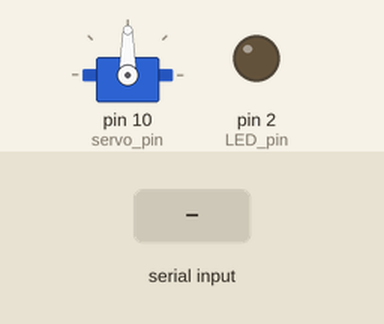
The sketch below on a simulated Arduino Uno, built with avr-gcc and run on an emulated ATmega328P. Parts: servo, output pins drawn as LEDs (lit = HIGH). The test bench sets the inputs (shaded band).

Above: at 1.2 s.
1.3 s: "90,45\n" received over Serial
At 2.0 s:
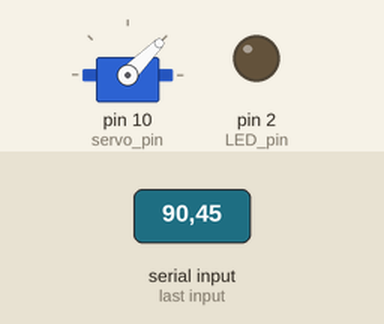
2.8 s: "30,150\n" received over Serial
At 3.1 s:
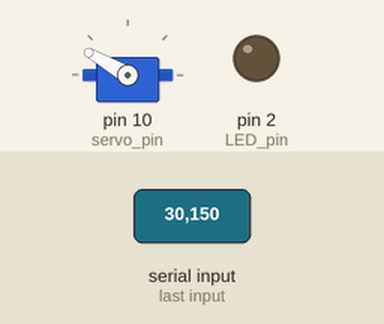
4.3 s: "5\n" received over Serial
At 5.3 s:
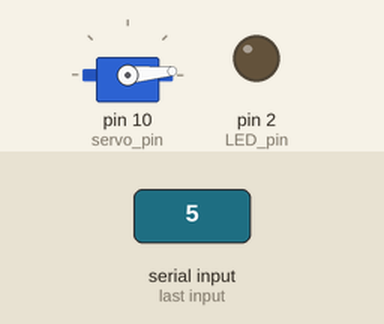
5.8 s: "200\n" received over Serial
At 6.5 s:
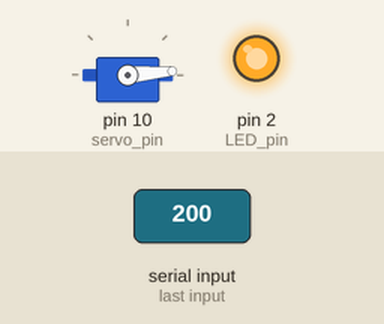
7.3 s: "90\n" received over Serial
At 7.6 s:
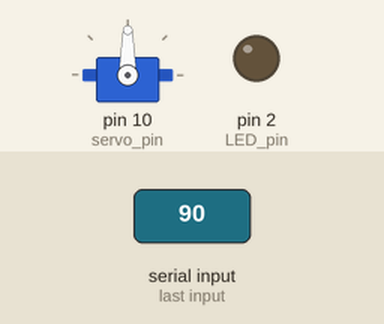
8.8 s: "200\n" received over Serial
At 10.0 s:
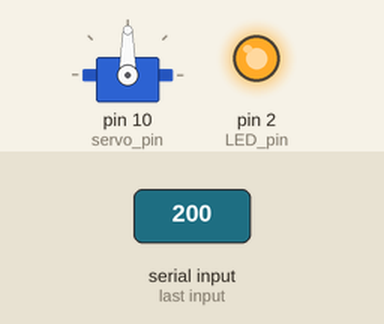
Timing chart, 0 to 11.3 s (numbered marks = the images above; inputs shaded):
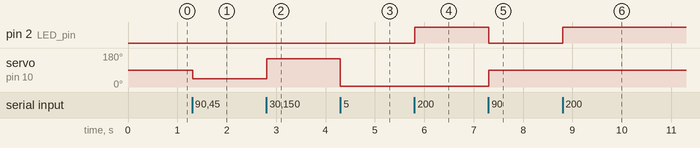

Measured:
- after the input at 1.3 s, servo on pin 10 (servo_pin): 90° → 45° at once
- after the input at 2.8 s, servo on pin 10 (servo_pin): 45° → 150° at once
- after the input at 4.3 s, servo on pin 10 (servo_pin): 150° → 5° at once
- after the input at 5.8 s, pin 2 (LED_pin): LOW → HIGH at once
- after the input at 7.3 s, pin 2 (LED_pin): HIGH → LOW at once; servo on pin 10 (servo_pin): 5° → 90° at once
- after the input at 8.8 s, pin 2 (LED_pin): LOW → HIGH at once

The sketch:

Servo_angle_keyboard_input.ino
```cpp
#include <Servo.h>
Servo SERVO;
//Sending Multiple Variables at Once
//Define LED pins
const int servo_pin = 10;
const int LED_pin = 2;
int current_angle = 90;
//Variables for RGB levels

void setup() {
  pinMode(LED_pin,OUTPUT);
  Serial.begin(9600);  //Serial Port at 9600 baud
  SERVO.attach(servo_pin);
}
void loop() {
  //Keep working as long as data is in the buffer
  while (Serial.available() > 0) {
    current_angle = Serial.parseInt();   //First valid integer
    if (Serial.read() == '\n')  //Done transmitting
    {
      if((current_angle<0)||(current_angle>180)){
        digitalWrite(LED_pin,HIGH);
      } else {
        digitalWrite(LED_pin,LOW);
        SERVO.write(current_angle);
      }
    }
  }
}
```
